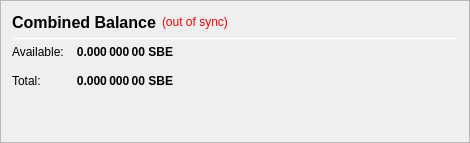
                   <widget class="QFrame" name="frame_CombinedBalances">
                    <property name="minimumSize">
                     <size>
                      <width>470</width>
                      <height>0</height>
                     </size>
                    </property>
                    <property name="frameShape">
                     <enum>QFrame::StyledPanel</enum>
                    </property>
                    <property name="frameShadow">
                     <enum>QFrame::Raised</enum>
                    </property>
                    <layout class="QVBoxLayout" name="verticalLayout_5">
                     <item>
                      <layout class="QHBoxLayout" name="horizontalLayout_5" stretch="0,0,0">
                       <item>
                        <widget class="QLabel" name="label_5z">
                         <property name="minimumSize">
                          <size>
                           <width>0</width>
                           <height>20</height>
                          </size>
                         </property>
                         <property name="font">
                          <font>
                           <pointsize>12</pointsize>
                           <weight>75</weight>
                           <bold>true</bold>
                          </font>
                         </property>
                         <property name="toolTip">
                          <string>Combined Balance (including unconfirmed and immature coins)</string>
                         </property>
                         <property name="text">
                          <string>Combined Balance</string>
                         </property>
                        </widget>
                       </item>
                       <item>
                        <widget class="QLabel" name="labelWalletStatus">
                         <property name="cursor">
                          <cursorShape>WhatsThisCursor</cursorShape>
                         </property>
                         <property name="toolTip">
                          <string>The displayed information may be out of date. Your wallet automatically synchronizes with the SOMBE network after a connection is established, but this process has not completed yet.</string>
                         </property>
                         <property name="styleSheet">
                          <string notr="true">QLabel { color: red; }</string>
                         </property>
                         <property name="text">
                          <string notr="true">(out of sync)</string>
                         </property>
                         <property name="alignment">
                          <set>Qt::AlignLeading|Qt::AlignLeft|Qt::AlignVCenter</set>
                         </property>
                        </widget>
                       </item>
                       <item>
                        <spacer name="horizontalSpacer_1">
                         <property name="orientation">
                          <enum>Qt::Horizontal</enum>
                         </property>
                         <property name="sizeHint" stdset="0">
                          <size>
                           <width>40</width>
                           <height>20</height>
                          </size>
                         </property>
                        </spacer>
                       </item>
                      </layout>
                     </item>
                     <item>
                      <widget class="Line" name="line_CombinedBalance">
                       <property name="minimumSize">
                        <size>
                         <width>0</width>
                         <height>1</height>
                        </size>
                       </property>
                       <property name="maximumSize">
                        <size>
                         <width>16777215</width>
                         <height>1</height>
                        </size>
                       </property>
                       <property name="orientation">
                        <enum>Qt::Horizontal</enum>
                       </property>
                      </widget>
                     </item>
                     <item>
                      <layout class="QGridLayout" name="gridLayout_3">
                       <property name="spacing">
                        <number>12</number>
                       </property>
                       <item row="1" column="0">
                        <widget class="QLabel" name="labelBalanceTextz">
                         <property name="text">
                          <string>Available:</string>
                         </property>
                        </widget>
                       </item>
                       <item row="1" column="1">
                        <widget class="QLabel" name="labelBalancez">
                         <property name="font">
                          <font>
                           <weight>75</weight>
                           <bold>true</bold>
                          </font>
                         </property>
                         <property name="cursor">
                          <cursorShape>IBeamCursor</cursorShape>
                         </property>
                         <property name="toolTip">
                          <string>Your current spendable balance</string>
                         </property>
                         <property name="text">
                          <string notr="true">0.000 000 00 SBE</string>
                         </property>
                         <property name="alignment">
                          <set>Qt::AlignRight|Qt::AlignTrailing|Qt::AlignVCenter</set>
                         </property>
                         <property name="textInteractionFlags">
                          <set>Qt::LinksAccessibleByMouse|Qt::TextSelectableByKeyboard|Qt::TextSelectableByMouse</set>
                         </property>
                        </widget>
                       </item>
                       <item row="2" column="0">
                        <widget class="QLabel" name="labelTotalTextz">
                         <property name="text">
                          <string>Total:</string>
                         </property>
                        </widget>
                       </item>
                       <item row="2" column="1">
                        <widget class="QLabel" name="labelTotalz">
                         <property name="font">
                          <font>
                           <weight>75</weight>
                           <bold>true</bold>
                          </font>
                         </property>
                         <property name="cursor">
                          <cursorShape>IBeamCursor</cursorShape>
                         </property>
                         <property name="toolTip">
                          <string>Total Balance, including all unavailable coins.</string>
                         </property>
                         <property name="text">
                          <string notr="true">0.000 000 00 SBE</string>
                         </property>
                         <property name="alignment">
                          <set>Qt::AlignRight|Qt::AlignTrailing|Qt::AlignVCenter</set>
                         </property>
                         <property name="textInteractionFlags">
                          <set>Qt::LinksAccessibleByMouse|Qt::TextSelectableByKeyboard|Qt::TextSelectableByMouse</set>
                         </property>
                        </widget>
                       </item>
                       <item row="2" column="3">
                        <spacer name="horizontalSpacer_2">
                         <property name="orientation">
                          <enum>Qt::Horizontal</enum>
                         </property>
                         <property name="sizeHint" stdset="0">
                          <size>
                           <width>40</width>
                           <height>20</height>
                          </size>
                         </property>
                        </spacer>
                       </item>
                      </layout>
                     </item>
                     <item>
                      <spacer name="verticalSpacer_1">
                       <property name="orientation">
                        <enum>Qt::Vertical</enum>
                       </property>
                       <property name="sizeHint" stdset="0">
                        <size>
                         <width>20</width>
                         <height>40</height>
                        </size>
                       </property>
                      </spacer>
                     </item>
                    </layout>
                   </widget>
